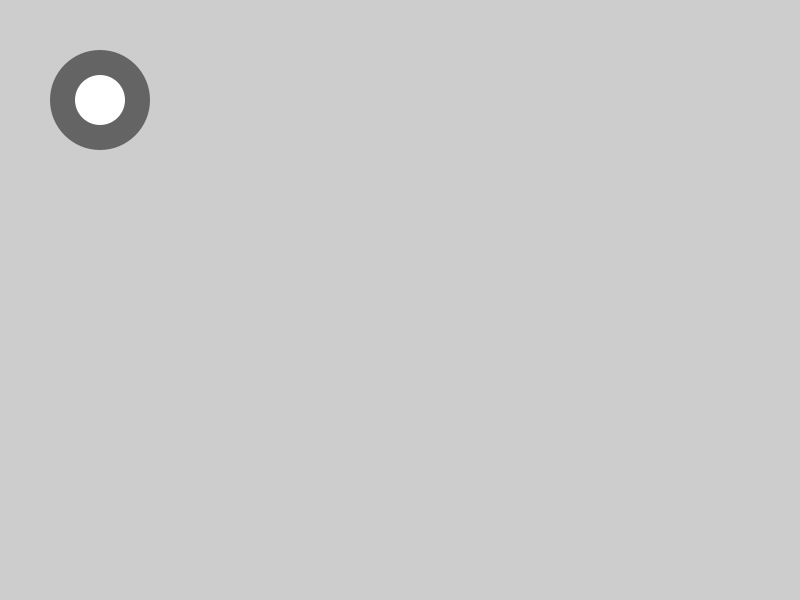
Frame 1 (no input)
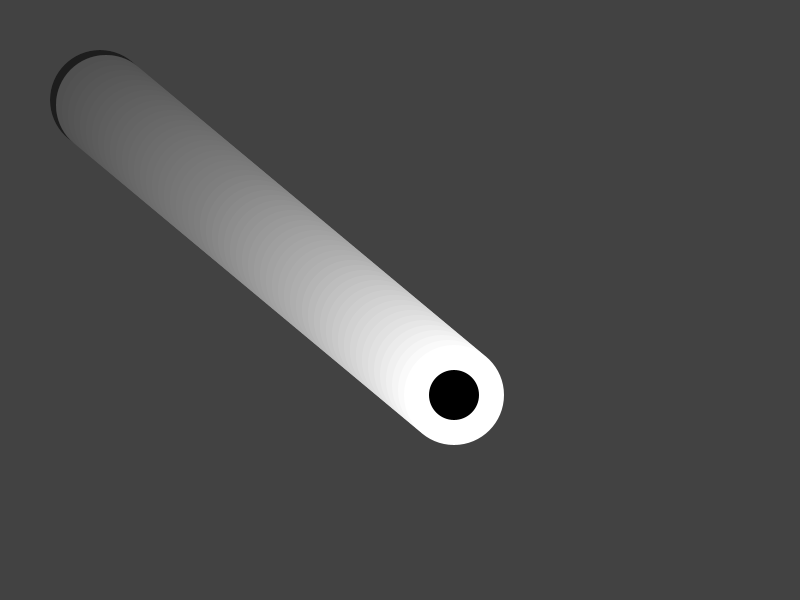
Frame 60 (the mouse pressed at the canvas centre just before this capture)
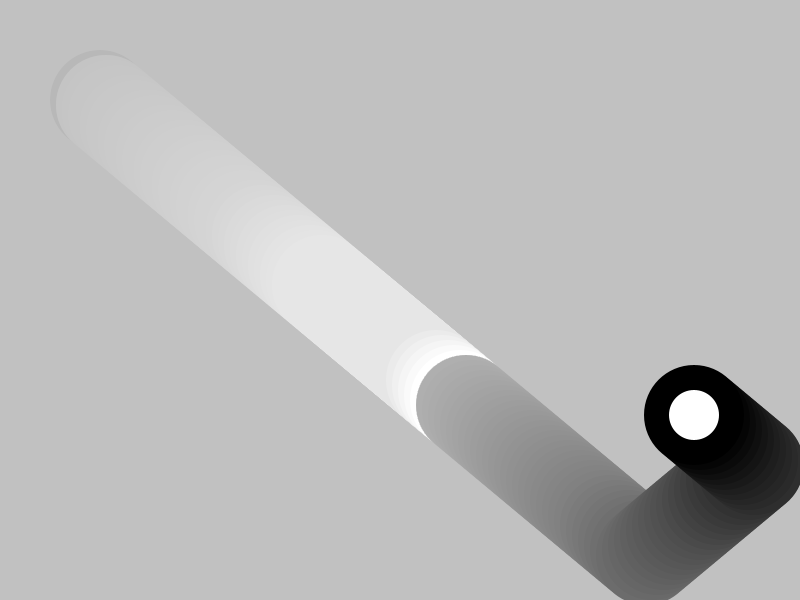
Frame 120 (the mouse held since frame 60 and released just before this capture)

The Processing sketch that drew these frames (run headless with seeded random() and noise(); from frame 60 on, the mouse is pressed at the canvas centre):

// Processing sketch: processing_49699
// ── processing_49699.pde

float x = 100;
float y = 100;
float xspeed = 6;
float yspeed = 5;
boolean clicker = true;
float incolour = 100;
int backcolour = 255;

int white = 255;
int black = 0;

void setup () {
  size (800, 600);
  smooth();
  noStroke();
}

void draw () {
  
  
  //semi transparent rectangle fader
  fill (backcolour,5);
  rect (0,0,width,height);
 
 //big circle
  fill (incolour);
  ellipse (x,y, 100, 100);
  
//small circle
  fill (backcolour);
  ellipse (x,y, 50, 50);
  
  
  if (x>width-50 || x<50) {
    xspeed = -xspeed;
  } 
  x+=xspeed;
  
  if (y>height-50 || y<50) {
    yspeed = -yspeed;
  }
  y+=yspeed;
  
  

//boolean
  if (clicker == true) {
    incolour = white;
    backcolour = black;
  }
  else {
    incolour = black;
    backcolour = white;
  }
  println (clicker);
}

void mousePressed () {

  clicker = !clicker;
  
}
